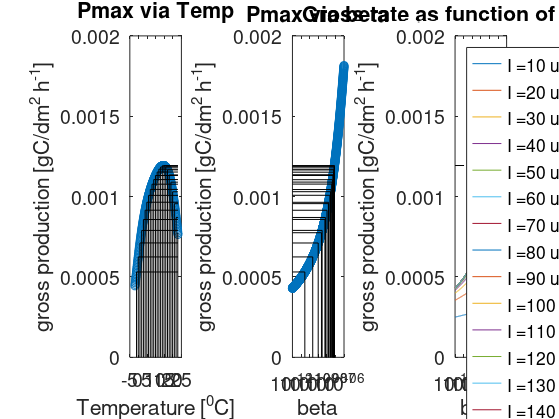

Here is the MATLAB script that generated this plot:
close all
clear all
%% BROCH
P1      =        0.00122     ;   %Reference photosynthetic rate at T1                    (gC/m2/d)
P2      =        0.0013     ;   %Reference photosynthetic rate at T2                    (gC/m2/d)
Tp1     =        285.000   ;   %temp for reference photosynthetic rate 1               (degK)
Tp2     =        288.000   ;   %temp for reference photosynthetic rate 2               (degK)
Taph    =        25924.000 ;   %Arrhenius temp for photosynthesis high end             (degK)
Tapl    =        27774.000 ;  %Arrhenius temp for photosynthesis low end              (degK)
R1     = 2.785e-4;
R2     = 5.429e-4;
Tr1    = 285;
Tr2    = 290;
Isat = 200.0;
% extremely important parameter!
Tpl = 271.0;
Tph = 296.0;
% this is the alpha for gC/dm2 plant/hr
alpha0 = 0.0000375;
% gC/(dm2 hr)
Tap = log(P2/P1)/((1/Tp1)-(1/Tp2)); 
Tar = log(R2/R1)/((1/Tr1)-(1/Tr2));

%% CALCULATION
beta = logspace(-12,-6,1000);
interval = 0.1;
Temp = [Tpl:interval:Tph];

PmaxT = (P1 .* exp((Tap/Tp1) - (Tap./Temp))) ./ (1 + exp((Tapl./Temp) - (Tapl/Tpl)) + exp((Taph/Tph) - (Taph./Temp)));

PmaxB = ((alpha0*Isat./log(1+(alpha0./beta))) .*(alpha0./(alpha0+beta)) .* (beta./(alpha0+beta)).^(beta./alpha0));

Ps = alpha0*Isat./(log(1+(alpha0./beta))); 

figure(1)

subplot(1,3,1)
title('Pmax via Temp')
plot(Temp-273,PmaxT,'o-');hold on
ylim([0 0.002])
xlabel('Temperature [^0C]')
ylabel('gross production [gC/dm^2 h^-^1]')
set(gca,'FontSize',14)
subplot(1,3,2)
title('Pmax via beta')
plot(beta,PmaxB,'o-') ; hold on
ylim([0 0.002])
set(gca, 'XScale', 'log')
ylabel('gross production [gC/dm^2 h^-^1]')
xlabel('beta')
set(gca,'FontSize',14)

subplot(1,3,3)
title('Gross rate')
ii = 1;
for fact = 0.05:0.05:1
    I = Isat * fact;
    lnd{ii} = strcat('I = ',num2str(I),' ',' umol m^-^2 s^-1');
    P = Ps .* (1-exp(-alpha0*I./Ps)).*exp(-beta.*I./Ps);
    
    plot(beta,P); hold on
    ylim([0 0.002])
    set(gca, 'XScale', 'log')
    ii = ii + 1;
end
xlabel('beta')
ylabel('gross production [gC/dm^2 h^-^1]')
legend(lnd,'Location','northwest')
set(gca,'FontSize',14)

fid = fopen('d:\projects\IMPAQT\MALG\code\beta_condition.f','w');
for tt = 1:length(Temp)
    [~,ind] = min(abs(PmaxB-PmaxT(tt)));

    if tt == 1
        fprintf(fid,'                IF (Temp .lt. %.1f) THEN \n', Temp(tt))
        fprintf(fid,'                    beta = %.3e \n', beta(ind));
    elseif tt == length(Temp)
        fprintf(fid,'                ELSE IF (Temp .gt. %.1f) THEN \n', Temp(tt))
        fprintf(fid,'                    beta = %.3e \n', beta(ind));  
    else
        [~,nind] = min(abs(PmaxB-PmaxT(tt+1)));
        fprintf(fid,'                ELSE IF (Temp .ge. %.1f .AND. Temp .lt. %.1f) THEN \n', Temp(tt-1), Temp(tt))
        fprintf(fid,'                    beta = %.3e + (1.0 - %.1f*(%.1f-Temp))*%.3e \n', beta(ind),1/interval,Temp(tt),beta(nind)-beta(ind));
    end
    subplot(1,3,2)
    if mod(tt,10) == 0
        plot([min(beta) beta(ind)],[PmaxB(ind) PmaxB(ind)],'k'); hold on
        plot([beta(ind) beta(ind)],[0 PmaxB(ind)],'k'); hold on
        subplot(1,3,1)
        if PmaxT(tt) >= min(PmaxB)
            plot([Temp(tt)-273 max(Temp)-273],[PmaxT(tt) PmaxT(tt)],'k');hold on
            plot([Temp(tt)-273 Temp(tt)-273], [0 PmaxT(tt)],'k'); hold on
        end
    end
    
end

fprintf(fid,'                ENDIF\n')
fclose(fid)

subplot(1,3,1)
title('Pmax via Temp')

subplot(1,3,2)
title('Pmax via beta')

subplot(1,3,3)
title('Gross rate as function of Radiation')
clear beta
beta = logspace(-12,-6,1000);

pm = max(PmaxT);
[~,ind] = min(abs(PmaxB-pm));
plot([min(beta) beta(ind)],[pm pm],'k--'); hold on
plot([beta(ind) beta(ind)],[0 pm],'k--'); hold on
set(gcf,'Units','Normalized','OuterPosition',[0 0 1 1])
set(gcf,'PaperPositionMode','auto');
saveas(gcf,['../../documentation/manual/figures/light_equations.png'])

% check 12 degC value from paper
I = 200;
TempI = 273 + 12;
TempI = 271
tind = find(Temp == TempI);
[~,ind] = min(abs(PmaxB-PmaxT(tind)));
beta = beta(ind);
Temp = TempI;
PmaxT = (P1 .* exp((Tap/Tp1) - (Tap./Temp))) ./ (1 + exp((Tapl./Temp) - (Tapl/Tpl)) + exp((Taph/Tph) - (Taph./Temp)));
Ps = alpha0*Isat./(log(1+(alpha0./beta))); 
P = Ps .* (1-exp(-alpha0*I./Ps)).*exp(-beta.*I./Ps);




    
    